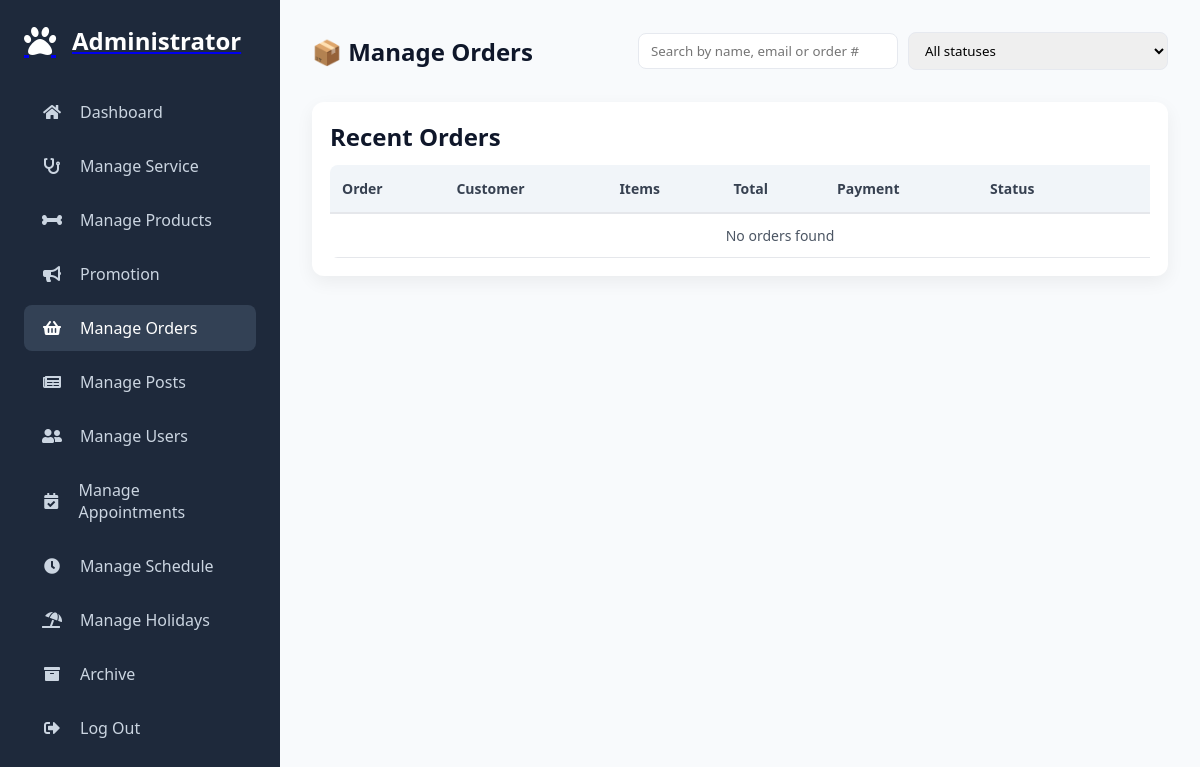
Page /admin/manage_orders.php (signed in) on the earlier database version.
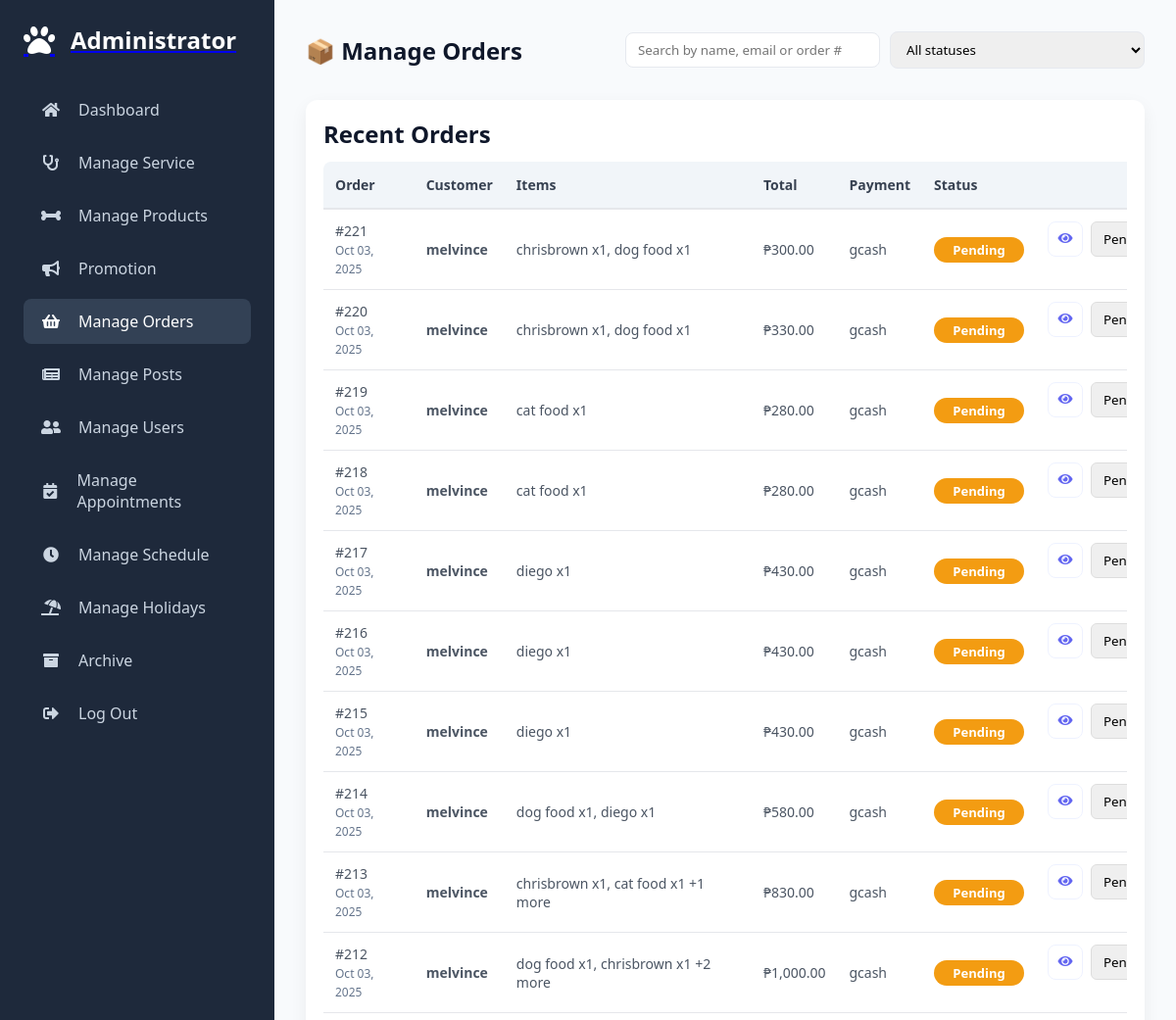
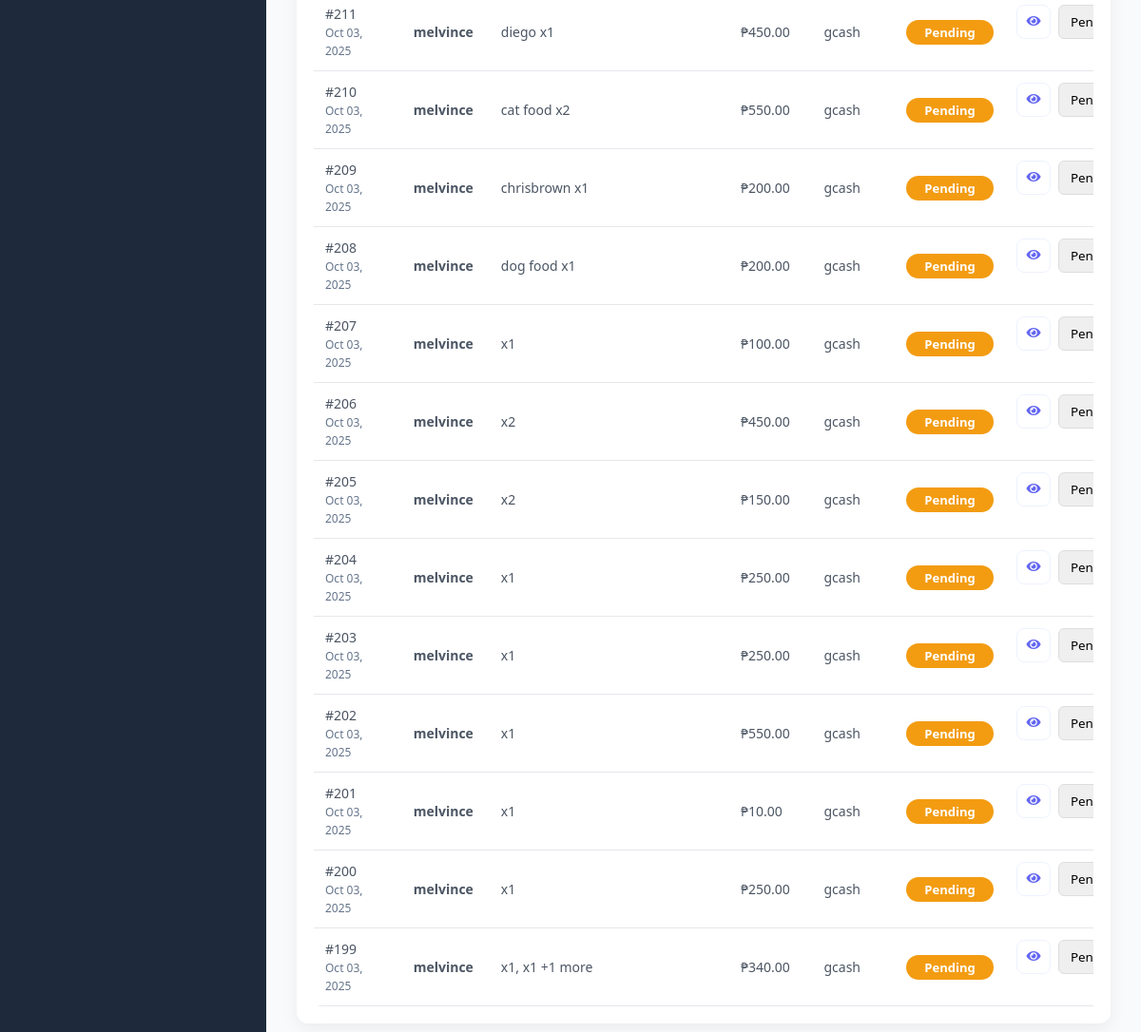
Same page on the later database version (2 pictures, top to bottom).
### tables this page shows
CREATE TABLE `orders` (
  `id` int(11) NOT NULL,
  `user_id` varchar(100) NOT NULL,
  `fullname` varchar(255) NOT NULL,
  `address` text NOT NULL,
  `phone` varchar(20) NOT NULL,
  `payment_method` varchar(50) NOT NULL,
  `total` decimal(10,2) NOT NULL,
  `shipping_fee` decimal(10,2) NOT NULL,
  `status` enum('pending','confirmed','shipped','delivered','cancelled') NOT NULL DEFAULT 'pending',
  `completed_at` timestamp NULL DEFAULT NULL,
  `created_at` timestamp NOT NULL DEFAULT current_timestamp()
);

### admin/manage_orders.php (the view, shortened to what the changed rows need)
<?php
require_once '../components/auth_admin.php';
$orders = $conn->query("
    SELECT * FROM orders
    WHERE status NOT IN ('delivered','cancelled')
    ORDER BY created_at DESC
")->fetchAll(PDO::FETCH_ASSOC);
?>
<!DOCTYPE html>
<html lang="en">
<head>
<link rel="stylesheet" href="./../assets/css/admin/manage_orders.css?v=<?php echo time(); ?>">
<link rel="stylesheet" href="./../assets/css/admin/admin_header.css?v=<?php echo time(); ?>">
<link rel="stylesheet" href="https://cdnjs.cloudflare.com/ajax/libs/font-awesome/5.15.4/css/all.min.css">
</head>
<body>
<?php include '../components/admin_header.php'; ?>
<div class="admin-main">
    <div class="header-row">
        <h1>📦 Manage Orders</h1>
    </div>
    <div class="card">
        <div class="card-header"><h2>Recent Orders</h2></div>
        <div class="table-container">
            <table class="orders-table" id="ordersTable">
                <thead>
                    <tr>
                        <th>Order</th>
                        <th>Customer</th>
                        <th>Items</th>
                        <th>Total</th>
                        <th>Payment</th>
                        <th>Status</th>
                        <th class="actions">Actions</th>
                    </tr>
                </thead>
                <tbody>
                    <?php if(count($orders) > 0): ?>
                        <?php foreach($orders as $o):
                            $stmt = $conn->prepare("SELECT oi.*, p.name, p.image FROM order_items oi LEFT JOIN product p ON oi.product_id = p.id WHERE oi.order_id = ?");
                            $stmt->execute([$o['id']]);
                            $items = $stmt->fetchAll(PDO::FETCH_ASSOC);
                            $items_json = htmlspecialchars(json_encode($items), ENT_QUOTES, 'UTF-8');
                        ?>
                        <tr data-order="<?= $o['id'] ?>"
                            data-items='<?= $items_json ?>'
                            data-fullname="<?= htmlspecialchars($o['fullname'], ENT_QUOTES) ?>"
                            data-email="<?= htmlspecialchars($o['email'] ?? '', ENT_QUOTES) ?>"
                            data-phone="<?= htmlspecialchars($o['phone'] ?? '', ENT_QUOTES) ?>"
                            data-address="<?= htmlspecialchars($o['address'] ?? '', ENT_QUOTES) ?>"
                            data-total="<?= number_format($o['total'],2) ?>"
                            data-payment="<?= htmlspecialchars($o['payment_method'] ?? '', ENT_QUOTES) ?>"
                            data-status="<?= htmlspecialchars($o['status'], ENT_QUOTES) ?>"
                            data-created="<?= date("M d, Y h:i A", strtotime($o['created_at'])) ?>"
                        >
                            <td>#<?= $o['id'] ?><br><span class="small"><?= date("M d, Y", strtotime($o['created_at'])) ?></span></td>
                            <td class="customer">
                                <div><strong><?= htmlspecialchars($o['fullname']); ?></strong></div>
                            </td>
                            <td class="items">
                                <?php
                                    $preview = [];
                                    foreach ($items as $it) $preview[] = htmlspecialchars($it['name']) . " x" . intval($it['quantity']);
                                    echo implode(", ", array_slice($preview,0,2));
                                    if(count($preview)>2) echo " +".(count($preview)-2)." more";
                                ?>
                            </td>
                            <td>₱<?= number_format($o['total'],2) ?></td>
                            <td><?= htmlspecialchars($o['payment_method'] ?? '') ?></td>
                            <td><span class="status-badge status <?= htmlspecialchars($o['status']) ?>"><?= htmlspecialchars($o['status']) ?></span></td>
                            <td class="actions">
                                <button class="action-icon btn-view" title="View" data-action="view"><i class="fas fa-eye"></i></button>
                                <select class="status-select" data-id="<?= $o['id'] ?>"
                                    <?= in_array($o['status'], ['delivered','cancelled'])?'disabled':'' ?>
                                    style="padding:6px 8px; border-radius:6px; border:1px solid #ddd;">
                                    <option value="pending" <?= $o['status']=='pending'?'selected':'' ?>>Pending</option>
                                </select>
                            </td>
                        </tr>
                        <?php endforeach; ?>
                    <?php else: ?>
                        <tr><td colspan="7" class="empty-state">No orders found</td></tr>
                    <?php endif; ?>
                </tbody>
            </table>
        </div>
    </div>
</div>
</body>
</html>

Differences in the rows shown:
added orders: id "221", created_at "Oct 03, 2025", fullname "melvince", preview "chrisbrown x1, dog food x1", total "300.00", payment_method "gcash", status "Pending", status+id "Pending"
added orders: id "220", created_at "Oct 03, 2025", fullname "melvince", preview "chrisbrown x1, dog food x1", total "330.00", payment_method "gcash", status "Pending", status+id "Pending"
added orders: id "219", created_at "Oct 03, 2025", fullname "melvince", preview "cat food x1", total "280.00", payment_method "gcash", status "Pending", status+id "Pending"
added orders: id "218", created_at "Oct 03, 2025", fullname "melvince", preview "cat food x1", total "280.00", payment_method "gcash", status "Pending", status+id "Pending"
added orders: id "217", created_at "Oct 03, 2025", fullname "melvince", preview "diego x1", total "430.00", payment_method "gcash", status "Pending", status+id "Pending"
added orders: id "216", created_at "Oct 03, 2025", fullname "melvince", preview "diego x1", total "430.00", payment_method "gcash", status "Pending", status+id "Pending"
added orders: id "215", created_at "Oct 03, 2025", fullname "melvince", preview "diego x1", total "430.00", payment_method "gcash", status "Pending", status+id "Pending"
added orders: id "214", created_at "Oct 03, 2025", fullname "melvince", preview "dog food x1, diego x1", total "580.00", payment_method "gcash", status "Pending", status+id "Pending"
added orders: id "213", created_at "Oct 03, 2025", fullname "melvince", preview "chrisbrown x1, cat food x1", count($preview)-2 "1", total "830.00", payment_method "gcash", status "Pending", status+id "Pending"
added orders: id "212", created_at "Oct 03, 2025", fullname "melvince", preview "dog food x1, chrisbrown x1", count($preview)-2 "2", total "1,000.00", payment_method "gcash", status "Pending", status+id "Pending"
added orders: id "211", created_at "Oct 03, 2025", fullname "melvince", preview "diego x1", total "450.00", payment_method "gcash", status "Pending", status+id "Pending"
added orders: id "210", created_at "Oct 03, 2025", fullname "melvince", preview "cat food x2", total "550.00", payment_method "gcash", status "Pending", status+id "Pending"
added orders: id "209", created_at "Oct 03, 2025", fullname "melvince", preview "chrisbrown x1", total "200.00", payment_method "gcash", status "Pending", status+id "Pending"
added orders: id "208", created_at "Oct 03, 2025", fullname "melvince", preview "dog food x1", total "200.00", payment_method "gcash", status "Pending", status+id "Pending"
added orders: id "207", created_at "Oct 03, 2025", fullname "melvince", preview "x1", total "100.00", payment_method "gcash", status "Pending", status+id "Pending"
added orders: id "206", created_at "Oct 03, 2025", fullname "melvince", preview "x2", total "450.00", payment_method "gcash", status "Pending", status+id "Pending"
added orders: id "205", created_at "Oct 03, 2025", fullname "melvince", preview "x2", total "150.00", payment_method "gcash", status "Pending", status+id "Pending"
added orders: id "204", created_at "Oct 03, 2025", fullname "melvince", preview "x1", total "250.00", payment_method "gcash", status "Pending", status+id "Pending"
added orders: id "203", created_at "Oct 03, 2025", fullname "melvince", preview "x1", total "250.00", payment_method "gcash", status "Pending", status+id "Pending"
added orders: id "202", created_at "Oct 03, 2025", fullname "melvince", preview "x1", total "550.00", payment_method "gcash", status "Pending", status+id "Pending"
added orders: id "201", created_at "Oct 03, 2025", fullname "melvince", preview "x1", total "10.00", payment_method "gcash", status "Pending", status+id "Pending"
added orders: id "200", created_at "Oct 03, 2025", fullname "melvince", preview "x1", total "250.00", payment_method "gcash", status "Pending", status+id "Pending"
added orders: id "199", created_at "Oct 03, 2025", fullname "melvince", preview "x1, x1", count($preview)-2 "1", total "340.00", payment_method "gcash", status "Pending", status+id "Pending"
Other differences:
text no longer shown: "No orders found"
